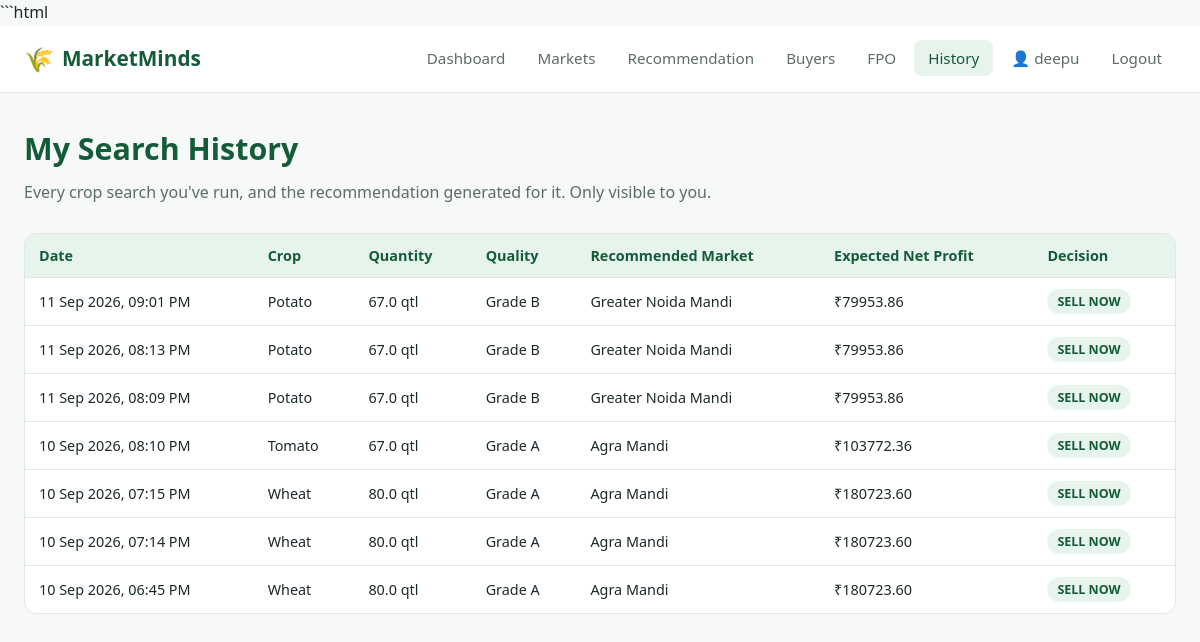
The app's page /history (signed in) with its own data.
### app.py (models this page shows, shortened)
class Farmer(db.Model):
    __tablename__ = "farmer"
    id = db.Column(db.Integer, primary_key=True)
    full_name = db.Column(db.String(120), nullable=False)
    mobile = db.Column(db.String(15), unique=True, nullable=False)
    email = db.Column(db.String(120), unique=True, nullable=False)
    password_hash = db.Column(db.String(255), nullable=False)
    state = db.Column(db.String(80), nullable=False)
    district = db.Column(db.String(80), nullable=False)
    village = db.Column(db.String(120), nullable=False)
    language = db.Column(db.String(40), nullable=False, default="Hindi")
    created_at = db.Column(db.DateTime, default=datetime.utcnow)
    searches = db.relationship("FarmerSearch", backref="farmer", lazy=True,
                                cascade="all, delete-orphan")
    transactions = db.relationship("Transaction", backref="farmer", lazy=True,
                                    cascade="all, delete-orphan")

class FarmerSearch(db.Model):
    __tablename__ = "farmer_search"
    id = db.Column(db.Integer, primary_key=True)
    farmer_id = db.Column(db.Integer, db.ForeignKey("farmer.id"), nullable=False)
    crop = db.Column(db.String(50), nullable=False)
    quantity = db.Column(db.Float, nullable=False)
    quality = db.Column(db.String(20), nullable=False)
    location = db.Column(db.String(150), nullable=False)
    waiting_days = db.Column(db.Integer, default=Config.DEFAULT_WAIT_DAYS)
    recommended_market = db.Column(db.String(120), nullable=True)
    expected_net_profit = db.Column(db.Float, nullable=True)
    decision = db.Column(db.String(20), nullable=True)  # SELL NOW / WAIT
    created_at = db.Column(db.DateTime, default=datetime.utcnow)

### app.py (the view)
@app.route("/history")
@login_required
def history():
    farmer = get_current_farmer()
    searches = (FarmerSearch.query
                .filter_by(farmer_id=farmer.id)
                .order_by(FarmerSearch.created_at.desc())
                .all())
    return render_template("history.html", searches=searches)

### app.py (called while the page is built)
def get_current_farmer():
    farmer_id = session.get("farmer_id")
    if not farmer_id:
        return None
    try:
        return db.session.get(Farmer, farmer_id)
    except Exception:  # noqa: BLE001 - never let a DB hiccup crash rendering
        return None

def login_required(view_func):
    @wraps(view_func)
    def wrapped(*args, **kwargs):
        if not session.get("farmer_id"):
            flash("Please log in to continue.", "warning")
            return redirect(url_for("login", next=request.path))
        if get_current_farmer() is None:
            session.clear()
            flash("Your session could not be verified. Please log in again.", "warning")
            return redirect(url_for("login", next=request.path))
        return view_func(*args, **kwargs)
    return wrapped

@app.context_processor
def inject_globals():
    farmer = get_current_farmer()
    if farmer:
        language = farmer.language or "English"
    else:
        language = session.get("language", "English")
    return {
        "current_farmer": farmer,
        "language": language
    }

### templates/history.html (shortened to what this page needs)
{% extends "base.html" %}
{% block content %}
{% set crop_names = {
  'Tomato':'टमाटर',
  'Onion':'प्याज़',
  'Potato':'आलू',
  'Wheat':'गेहूं',
  'Rice':'चावल',
  'Maize':'मक्का',
  'Cotton':'कपास',
  'Sugarcane':'गन्ना',
  'Mustard':'सरसों',
  'Soybean':'सोयाबीन',
  'Peas':'मटर',
  'Carrot':'गाजर',
  'Cabbage':'पत्तागोभी',
  'Cauliflower':'फूलगोभी'
} %}
{% set quality_names = {
  'Grade A':'ग्रेड A',
  'Grade B':'ग्रेड B',
  'Grade C':'ग्रेड C',
  'Premium':'प्रीमियम',
  'Standard':'मानक',
  'Average':'औसत',
  'Good':'अच्छी',
  'Poor':'निम्न'
} %}
{% set market_names = {
  'Agra Mandi':'आगरा मंडी',
  'Delhi Azadpur Mandi':'दिल्ली आज़ादपुर मंडी',
  'Azadpur Mandi':'आज़ादपुर मंडी',
  'Lucknow Mandi':'लखनऊ मंडी',
  'Jaipur Mandi':'जयपुर मंडी',
  'Kanpur Mandi':'कानपुर मंडी',
  'Ghazipur Mandi':'गाज़ीपुर मंडी',
  'Khurja Mandi':'खुर्जा मंडी',
  'Noida Mandi':'नोएडा मंडी',
  'Greater Noida Mandi':'ग्रेटर नोएडा मंडी',
  'Mathura Mandi':'मथुरा मंडी',
  'Bhopal Mandi':'भोपाल मंडी',
  'Meerut Mandi':'मेरठ मंडी',
  'Gautam Buddh Nagar Mandi':'गौतम बुद्ध नगर मंडी'
} %}
<div class="page-header">
  <h1>
    {% if language == 'Hindi' %}
      मेरा खोज इतिहास
    {% else %}
      My Search History
    {% endif %}
  </h1>
  <p>
    {% if language == 'Hindi' %}
      आपके द्वारा की गई प्रत्येक फसल खोज और उसके लिए तैयार की गई सिफारिश।
      यह जानकारी केवल आपको दिखाई देती है।
    {% else %}
      Every crop search you've run, and the recommendation generated for it.
      Only visible to you.
    {% endif %}
  </p>
</div>
{% if searches %}
<div class="table-wrap">
  <table>
    <thead>
      <tr>
        <th>
          {% if language == 'Hindi' %}
            दिनांक
          {% else %}
            Date
          {% endif %}
        </th>
        <th>
          {% if language == 'Hindi' %}
            फसल
          {% else %}
            Crop
          {% endif %}
        </th>
        <th>
          {% if language == 'Hindi' %}
            मात्रा
          {% else %}
            Quantity
          {% endif %}
        </th>
        <th>
          {% if language == 'Hindi' %}
            गुणवत्ता
          {% else %}
            Quality
          {% endif %}
        </th>
        <th>
          {% if language == 'Hindi' %}
            अनुशंसित बाज़ार
          {% else %}
            Recommended Market
          {% endif %}
        </th>
        <th>
          {% if language == 'Hindi' %}
            अपेक्षित शुद्ध लाभ
          {% else %}
            Expected Net Profit
          {% endif %}
        </th>
        <th>
          {% if language == 'Hindi' %}
            निर्णय
          {% else %}
            Decision
          {% endif %}
        </th>
      </tr>
    </thead>
    <tbody>
      {% for s in searches %}
      <tr>
        <td>
          {{ s.created_at.strftime('%d %b %Y, %I:%M %p') }}
        </td>
        <td>
          {% if language == 'Hindi' %}
            {{ crop_names.get(s.crop, s.crop) }}
          {% else %}
            {{ s.crop }}
          {% endif %}
        </td>
        <td>
          {{ s.quantity }}
          {% if language == 'Hindi' %}
            क्विंटल
          {% else %}
            qtl
          {% endif %}
        </td>
        <td>
          {% if language == 'Hindi' %}
            {{ quality_names.get(s.quality, s.quality) }}
          {% else %}
            {{ s.quality }}
          {% endif %}
        </td>
        <td>
          {% if s.recommended_market %}
            {% if language == 'Hindi' %}
              {{ market_names.get(
                  s.recommended_market,
                  s.recommended_market
              ) }}
            {% else %}
              {{ s.recommended_market }}
            {% endif %}
          {% else %}
            —
          {% endif %}
        </td>
        <td>
          {% if s.expected_net_profit is not none %}
            ₹{{ "%.2f"|format(s.expected_net_profit) }}
          {% else %}
            —
          {% endif %}
        </td>
        <td>
          {% if s.decision == 'SELL NOW' %}
            <span class="badge badge-success">
              {% if language == 'Hindi' %}
                अभी बेचें
              {% else %}
                SELL NOW
              {% endif %}
            </span>
          {% endif %}
        </td>
      </tr>
      {% endfor %}
    </tbody>
  </table>
</div>
{% endif %}
{% endblock %}

### templates/base.html (shortened to what this page needs)
<!DOCTYPE html>
<html lang="{{ 'hi' if language == 'Hindi' else 'en' }}">
<head>
  <link rel="stylesheet"
        href="{{ url_for('static', filename='css/style.css') }}">
</head>
<body>
  <nav class="navbar">
    <div class="nav-container">
      <a href="{{ url_for('home') }}" class="nav-brand">
        <span class="leaf">🌾</span> MarketMinds
      </a>
      <ul class="nav-links">
        {% if current_farmer %}
          <li>
            <a href="{{ url_for('dashboard') }}"
               class="{{ 'active' if request.endpoint == 'dashboard' }}">
              {% if language == 'Hindi' %}
                डैशबोर्ड
              {% else %}
                Dashboard
              {% endif %}
            </a>
          </li>
          <li>
            <a href="{{ url_for('market') }}"
               class="{{ 'active' if request.endpoint == 'market' }}">
              {% if language == 'Hindi' %}
                बाज़ार
              {% else %}
                Markets
              {% endif %}
            </a>
          </li>
          <li>
            <a href="{{ url_for('recommendation') }}"
               class="{{ 'active' if request.endpoint == 'recommendation' }}">
              {% if language == 'Hindi' %}
                सिफारिश
              {% else %}
                Recommendation
              {% endif %}
            </a>
          </li>
          <li>
            <a href="{{ url_for('buyers') }}"
               class="{{ 'active' if request.endpoint == 'buyers' }}">
              {% if language == 'Hindi' %}
                खरीदार
              {% else %}
                Buyers
              {% endif %}
            </a>
          </li>
          <li>
            <a href="{{ url_for('fpo') }}"
               class="{{ 'active' if request.endpoint == 'fpo' }}">
              FPO
            </a>
          </li>
          <li>
            <a href="{{ url_for('history') }}"
               class="{{ 'active' if request.endpoint == 'history' }}">
              {% if language == 'Hindi' %}
                इतिहास
              {% else %}
                History
              {% endif %}
            </a>
          </li>
          <li>
            <a href="{{ url_for('profile') }}"
               class="{{ 'active' if request.endpoint == 'profile' }}">
              👤 {{ current_farmer.full_name.split(' ')[0] }}
            </a>
          </li>
          <li>
            <a href="{{ url_for('logout') }}">
              {% if language == 'Hindi' %}
                लॉग आउट
              {% else %}
                Logout
              {% endif %}
            </a>
          </li>
        {% endif %}
      </ul>
    </div>
  </nav>
  <main>
    <div class="container">
      {% block content %}{% endblock %}
    </div>
  </main>
</body>
</html>

### static/css/style.css (style rules this page uses)
:root { --primary: #1f7a4d; --primary-dark: #145c38; --primary-light: #e6f4ec; --accent: #ffb703; --danger: #d64545; --warning: #b8860b; --success: #1f7a4d; --text-dark: #1c2b23; --text-muted: #5b6d64; --bg: #f6f9f7; --card-bg: #ffffff; --border: #dfe8e2; --shadow: 0 2px 10px rgba(20, 60, 40, 0.07); --shadow-hover: 0 6px 20px rgba(20, 60, 40, 0.12); --radius: 12px; }
* { box-sizing: border-box; }
body { margin: 0; font-family: "Segoe UI", Roboto, -apple-system, BlinkMacSystemFont, sans-serif; background: var(--bg); color: var(--text-dark); line-height: 1.6; }
a { text-decoration: none; color: inherit; }
ul { list-style: none; margin: 0; padding: 0; }
.navbar { background: var(--card-bg); border-bottom: 1px solid var(--border); position: sticky; top: 0; z-index: 100; }
.nav-container { max-width: 1200px; margin: 0 auto; display: flex; align-items: center; justify-content: space-between; padding: 14px 24px; }
.nav-brand { display: flex; align-items: center; gap: 8px; font-weight: 700; font-size: 1.3rem; color: var(--primary-dark); }
.nav-brand .leaf { font-size: 1.5rem; }
.nav-links { display: flex; gap: 4px; flex-wrap: wrap; }
.nav-links a { padding: 8px 14px; border-radius: 8px; font-weight: 500; color: var(--text-muted); font-size: 0.95rem; transition: background 0.15s, color 0.15s; }
.nav-links a:hover, .nav-links a.active { background: var(--primary-light); color: var(--primary-dark); }
.container { max-width: 1200px; margin: 0 auto; padding: 32px 24px 60px; }
.page-header { margin-bottom: 28px; }
.page-header h1 { margin: 0 0 6px; font-size: 1.9rem; color: var(--primary-dark); }
.page-header p { color: var(--text-muted); margin: 0; }
.table-wrap { overflow-x: auto; background: var(--card-bg); border: 1px solid var(--border); border-radius: var(--radius); }
table { width: 100%; border-collapse: collapse; font-size: 0.9rem; }
thead th { background: var(--primary-light); color: var(--primary-dark); text-align: left; padding: 12px 14px; font-weight: 700; white-space: nowrap; }
tbody td { padding: 11px 14px; border-top: 1px solid var(--border); white-space: nowrap; }
.badge { display: inline-block; padding: 4px 10px; border-radius: 20px; font-size: 0.78rem; font-weight: 700; }
.badge-success { background: #e6f4ec; color: var(--primary-dark); }

### records on screen
Farmer: full_name "deepu"
FarmerSearch: created_at "11 Sep 2026, 09:01 PM", crop "Potato", quantity "67.0", quality "Grade B", recommended_market "Greater Noida Mandi", expected_net_profit "79953.86", decision "SELL NOW"
FarmerSearch: created_at "11 Sep 2026, 08:13 PM", crop "Potato", quantity "67.0", quality "Grade B", recommended_market "Greater Noida Mandi", expected_net_profit "79953.86", decision "SELL NOW"
FarmerSearch: created_at "11 Sep 2026, 08:09 PM", crop "Potato", quantity "67.0", quality "Grade B", recommended_market "Greater Noida Mandi", expected_net_profit "79953.86", decision "SELL NOW"
FarmerSearch: created_at "10 Sep 2026, 08:10 PM", crop "Tomato", quantity "67.0", quality "Grade A", recommended_market "Agra Mandi", expected_net_profit "103772.36", decision "SELL NOW"
FarmerSearch: created_at "10 Sep 2026, 07:15 PM", crop "Wheat", quantity "80.0", quality "Grade A", recommended_market "Agra Mandi", expected_net_profit "180723.60", decision "SELL NOW"
FarmerSearch: created_at "10 Sep 2026, 07:14 PM", crop "Wheat", quantity "80.0", quality "Grade A", recommended_market "Agra Mandi", expected_net_profit "180723.60", decision "SELL NOW"
FarmerSearch: created_at "10 Sep 2026, 06:45 PM", crop "Wheat", quantity "80.0", quality "Grade A", recommended_market "Agra Mandi", expected_net_profit "180723.60", decision "SELL NOW"
